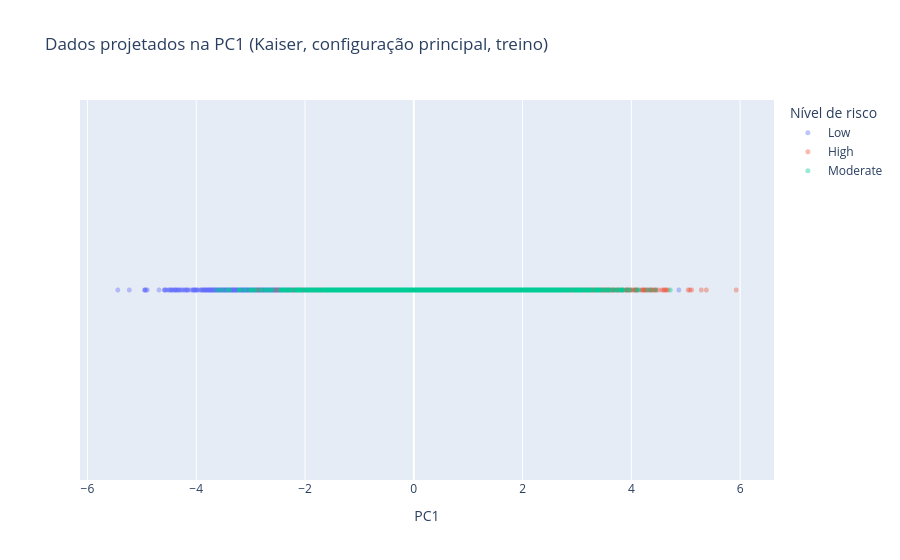
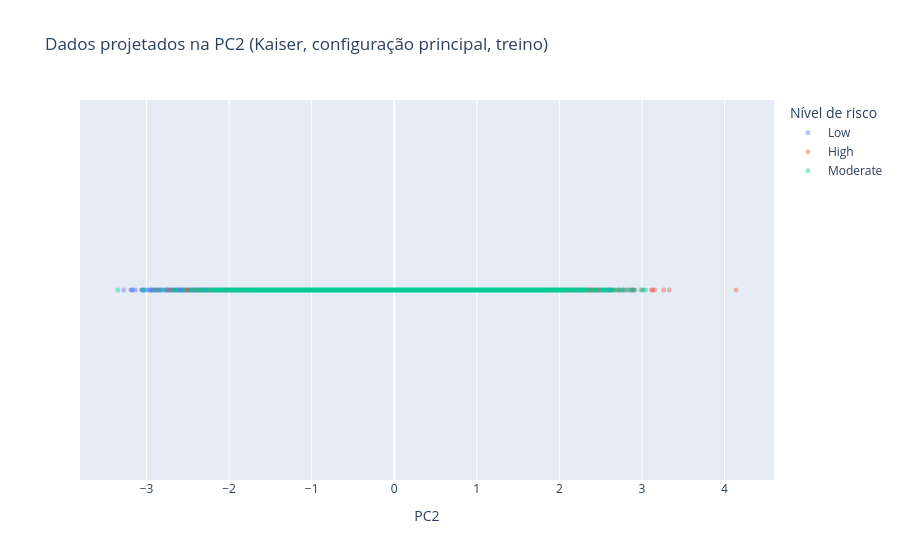
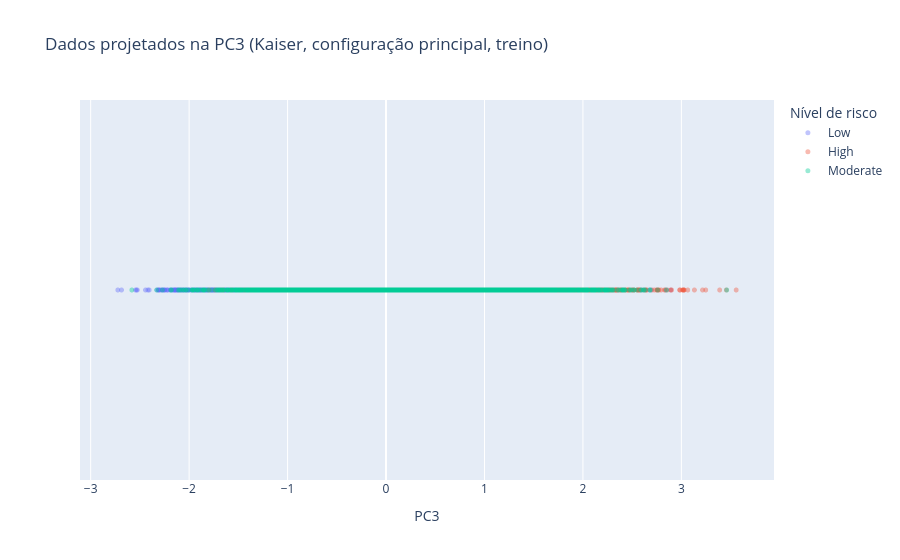

Write notebook code for charts like these, in order.
### Markdown cell above
# Vamos agora avaliar a dispersão nas mesmas 3 dimens~eos sugeridas pelo critério de Kaiser mas a 1D

### Code cell
import numpy as np
import pandas as pd
import plotly.express as px
from sklearn.decomposition import PCA

# Critério de Kaiser: PC1, PC2 e PC3 (D = 3)
D = 3
pca3 = PCA(n_components=D)
X_D = pca3.fit_transform(X_PCA)   # X_PCA = X_train_z (configuração principal, 8 features)

nomes = [f"PC{i}" for i in range(1, D + 1)]
df_pcad = pd.DataFrame(X_D, columns=nomes)
df_pcad["risco"] = y_train.values

# Uma projeção 1D por componente de Kaiser
for pc in nomes:
    fig = px.scatter(
        df_pcad,
        x=pc,
        y=np.zeros(len(df_pcad)),
        color="risco",
        labels={pc: pc, "y": "", "risco": "Nível de risco"},
        title=f"Dados projetados na {pc} (Kaiser, configuração principal, treino)"
    )

    # Marcadores pequenos e transparentes, porque há 10 500 pontos
    fig.update_traces(marker_size=5, opacity=0.4)

    # Remover o eixo y, que não tem informação
    fig.update_yaxes(visible=False, showticklabels=False, showgrid=False, zeroline=False)
    fig.show()

### Figure 1 — Plotly figure (JSON) as saved in the notebook; plotly's stock layout.template omitted (floating-point values rounded to 4 significant figures; data arrays with more than 128 entries replaced by an {"elided": "..."} marker saying what was removed)
{"data": [{"hovertemplate": "Nível de risco=Low<br>PC1=%{x}<br>=%{y}<extra></extra>", "legendgroup": "Low", "marker": {"color": "#636efa", "size": 5, "symbol": "circle"}, "mode": "markers", "name": "Low", "opacity": 0.4, "showlegend": true, "type": "scattergl", "x": {"elided": "6300 float values"}, "xaxis": "x", "y": {"elided": "6300 int values"}, "yaxis": "y"}, {"hovertemplate": "Nível de risco=High<br>PC1=%{x}<br>=%{y}<extra></extra>", "legendgroup": "High", "marker": {"color": "#EF553B", "size": 5, "symbol": "circle"}, "mode": "markers", "name": "High", "opacity": 0.4, "showlegend": true, "type": "scattergl", "x": {"elided": "1575 float values"}, "xaxis": "x", "y": {"elided": "1575 int values"}, "yaxis": "y"}, {"hovertemplate": "Nível de risco=Moderate<br>PC1=%{x}<br>=%{y}<extra></extra>", "legendgroup": "Moderate", "marker": {"color": "#00cc96", "size": 5, "symbol": "circle"}, "mode": "markers", "name": "Moderate", "opacity": 0.4, "showlegend": true, "type": "scattergl", "x": {"elided": "2625 float values"}, "xaxis": "x", "y": {"elided": "2625 int values"}, "yaxis": "y"}], "layout": {"legend": {"title": {"text": "Nível de risco"}, "tracegroupgap": 0}, "title": {"text": "Dados projetados na PC1 (Kaiser, configuração principal, treino)"}, "xaxis": {"anchor": "y", "domain": [0, 1], "title": {"text": "PC1"}}, "yaxis": {"anchor": "x", "domain": [0, 1], "showgrid": false, "showticklabels": false, "title": {"text": ""}, "visible": false, "zeroline": false}}}

### Figure 2 — Plotly figure (JSON) as saved in the notebook; plotly's stock layout.template omitted (floating-point values rounded to 4 significant figures; data arrays with more than 128 entries replaced by an {"elided": "..."} marker saying what was removed)
{"data": [{"hovertemplate": "Nível de risco=Low<br>PC2=%{x}<br>=%{y}<extra></extra>", "legendgroup": "Low", "marker": {"color": "#636efa", "size": 5, "symbol": "circle"}, "mode": "markers", "name": "Low", "opacity": 0.4, "showlegend": true, "type": "scattergl", "x": {"elided": "6300 float values"}, "xaxis": "x", "y": {"elided": "6300 int values"}, "yaxis": "y"}, {"hovertemplate": "Nível de risco=High<br>PC2=%{x}<br>=%{y}<extra></extra>", "legendgroup": "High", "marker": {"color": "#EF553B", "size": 5, "symbol": "circle"}, "mode": "markers", "name": "High", "opacity": 0.4, "showlegend": true, "type": "scattergl", "x": {"elided": "1575 float values"}, "xaxis": "x", "y": {"elided": "1575 int values"}, "yaxis": "y"}, {"hovertemplate": "Nível de risco=Moderate<br>PC2=%{x}<br>=%{y}<extra></extra>", "legendgroup": "Moderate", "marker": {"color": "#00cc96", "size": 5, "symbol": "circle"}, "mode": "markers", "name": "Moderate", "opacity": 0.4, "showlegend": true, "type": "scattergl", "x": {"elided": "2625 float values"}, "xaxis": "x", "y": {"elided": "2625 int values"}, "yaxis": "y"}], "layout": {"legend": {"title": {"text": "Nível de risco"}, "tracegroupgap": 0}, "title": {"text": "Dados projetados na PC2 (Kaiser, configuração principal, treino)"}, "xaxis": {"anchor": "y", "domain": [0, 1], "title": {"text": "PC2"}}, "yaxis": {"anchor": "x", "domain": [0, 1], "showgrid": false, "showticklabels": false, "title": {"text": ""}, "visible": false, "zeroline": false}}}

### Figure 3 — Plotly figure (JSON) as saved in the notebook; plotly's stock layout.template omitted (floating-point values rounded to 4 significant figures; data arrays with more than 128 entries replaced by an {"elided": "..."} marker saying what was removed)
{"data": [{"hovertemplate": "Nível de risco=Low<br>PC3=%{x}<br>=%{y}<extra></extra>", "legendgroup": "Low", "marker": {"color": "#636efa", "size": 5, "symbol": "circle"}, "mode": "markers", "name": "Low", "opacity": 0.4, "showlegend": true, "type": "scattergl", "x": {"elided": "6300 float values"}, "xaxis": "x", "y": {"elided": "6300 int values"}, "yaxis": "y"}, {"hovertemplate": "Nível de risco=High<br>PC3=%{x}<br>=%{y}<extra></extra>", "legendgroup": "High", "marker": {"color": "#EF553B", "size": 5, "symbol": "circle"}, "mode": "markers", "name": "High", "opacity": 0.4, "showlegend": true, "type": "scattergl", "x": {"elided": "1575 float values"}, "xaxis": "x", "y": {"elided": "1575 int values"}, "yaxis": "y"}, {"hovertemplate": "Nível de risco=Moderate<br>PC3=%{x}<br>=%{y}<extra></extra>", "legendgroup": "Moderate", "marker": {"color": "#00cc96", "size": 5, "symbol": "circle"}, "mode": "markers", "name": "Moderate", "opacity": 0.4, "showlegend": true, "type": "scattergl", "x": {"elided": "2625 float values"}, "xaxis": "x", "y": {"elided": "2625 int values"}, "yaxis": "y"}], "layout": {"legend": {"title": {"text": "Nível de risco"}, "tracegroupgap": 0}, "title": {"text": "Dados projetados na PC3 (Kaiser, configuração principal, treino)"}, "xaxis": {"anchor": "y", "domain": [0, 1], "title": {"text": "PC3"}}, "yaxis": {"anchor": "x", "domain": [0, 1], "showgrid": false, "showticklabels": false, "title": {"text": ""}, "visible": false, "zeroline": false}}}
